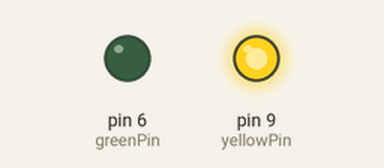
The sketch below on a simulated Arduino Uno, built with avr-gcc and run on an emulated ATmega328P. Shown: output pins drawn as LEDs (lit = HIGH).

Above: at 0.2 s.
At 5.2 s:
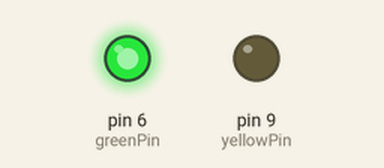
At 9.7 s:
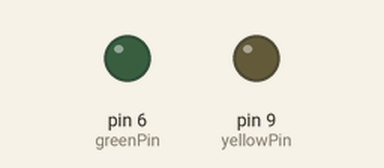
Timing chart, 0 to 10.4 s (numbered marks = the images above):
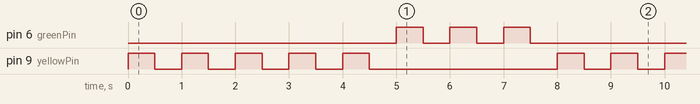

The sketch:

for_loop_first_task.ino
```cpp
int greenPin = 6;
int yellowPin = 9;
int yellowTime = 500;
int greenTime = 500;
int yellowBlink = 5;
int greenBlink = 3;
int j;
void setup() {
  // put your setup code here, to run once:
  pinMode(yellowPin, OUTPUT);
  pinMode(greenPin, OUTPUT);
  Serial.begin(9600);
}

void loop() {
  // put your main code here, to run repeatedly:
//yellow

for(j=1; j<=yellowBlink; j++){
  digitalWrite(yellowPin, HIGH);
  delay(yellowTime);
  digitalWrite(yellowPin, LOW);
  delay(yellowTime);
}

//green

for(j=1;j<=greenBlink;j++){
 digitalWrite(greenPin, HIGH);
  delay(greenTime);
  digitalWrite(greenPin, LOW);
  delay(greenTime);
}

}
```

Measured:
- by itself, pin 6 (greenPin): repeats every 8.0 s: 2 × (LOW 0.50 s, HIGH 0.50 s), LOW 5.5 s, HIGH 0.50 s
- by itself, pin 9 (yellowPin): repeats every 8.0 s: 4 × (LOW 0.50 s, HIGH 0.50 s), LOW 3.5 s, HIGH 0.50 s
- by itself, everything shown: repeats every 8.0 s, in 16 steps
